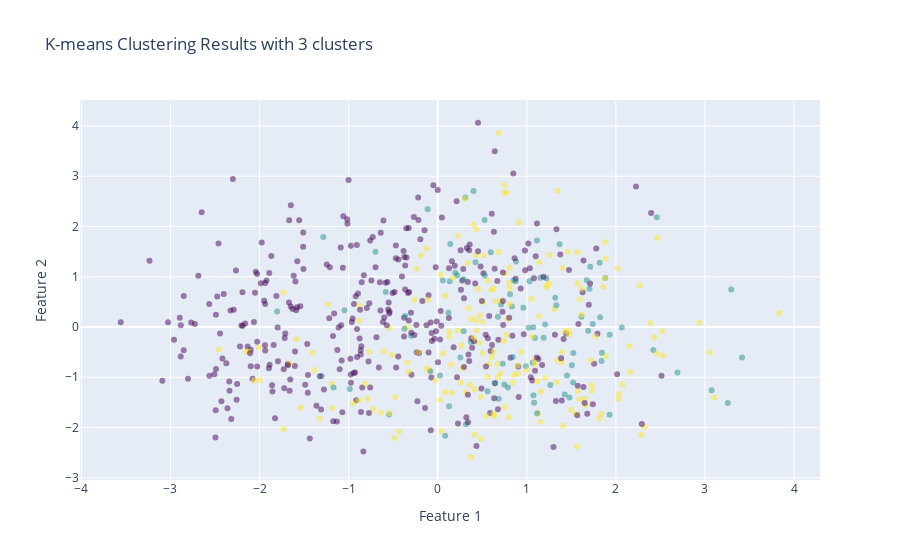

Notebook code for this chart:
### Code cell
import plotly.graph_objs as go

# Assuming you have 'features_to_visualize', 'kmeans_cluster.labels_', and 'data_2d' available

# Create a scatter trace for the data points
def clustering_results_plot(model, data_2d, features_to_visualize):
    features_to_visualize = data_2d.iloc[:, :2].values
    scatter = go.Scatter(
    x=features_to_visualize[:, 0],
    y=features_to_visualize[:, 1],
    mode='markers',
    marker=dict(
        color=model.labels_,
        colorscale='Viridis',
        opacity=0.5
    ),
    text=data_2d.index  # Add text (labels/index) on hover
    )

    # Create layout for the scatter plot
    layout = go.Layout(
        title='K-means Clustering Results with 3 clusters',
        xaxis=dict(title='Feature 1'),  # Replace with your actual feature name
        yaxis=dict(title='Feature 2'),  # Replace with your actual feature name
        showlegend=False,
    )

    # Create a figure and add the scatter trace
    fig = go.Figure(data=[scatter], layout=layout)

    # Show the figure
    fig.show()

### Figure 1 — Plotly figure (JSON) as saved in the notebook; plotly's stock layout.template omitted (floating-point values rounded to 4 significant figures; data arrays with more than 128 entries replaced by an {"elided": "..."} marker saying what was removed)
{"data": [{"marker": {"color": {"elided": "622 int values"}, "colorscale": [[0, "#440154"], [0.1111, "#482878"], [0.2222, "#3e4989"], [0.3333, "#31688e"], [0.4444, "#26828e"], [0.5556, "#1f9e89"], [0.6667, "#35b779"], [0.7778, "#6ece58"], [0.8889, "#b5de2b"], [1, "#fde725"]], "opacity": 0.5}, "mode": "markers", "text": {"elided": "622 int values"}, "type": "scatter", "x": {"elided": "622 float values"}, "y": {"elided": "622 float values"}}], "layout": {"showlegend": false, "title": {"text": "K-means Clustering Results with 3 clusters"}, "xaxis": {"title": {"text": "Feature 1"}}, "yaxis": {"title": {"text": "Feature 2"}}}}
